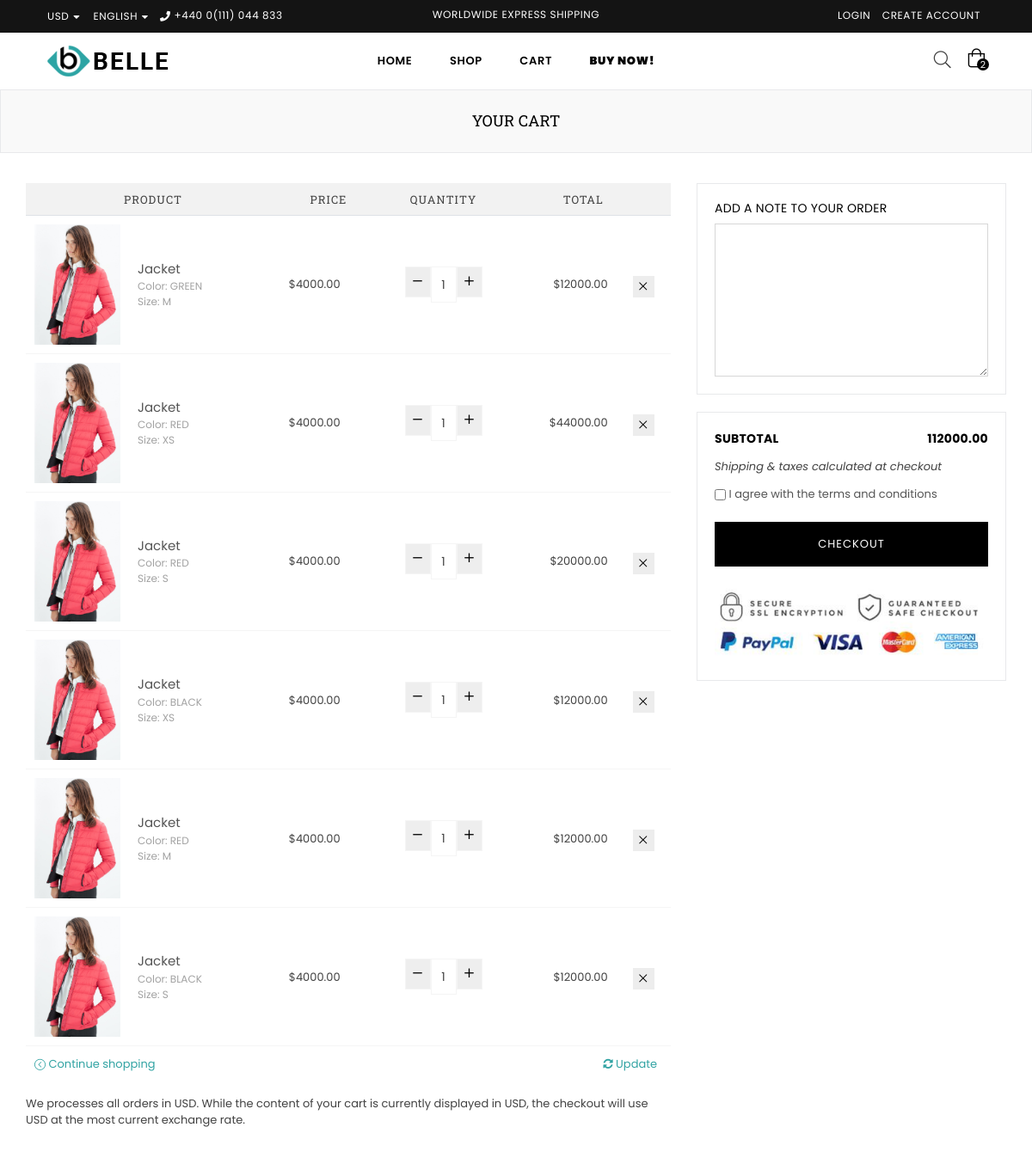
Page /shop/cart/ (upper part) on the earlier database version.
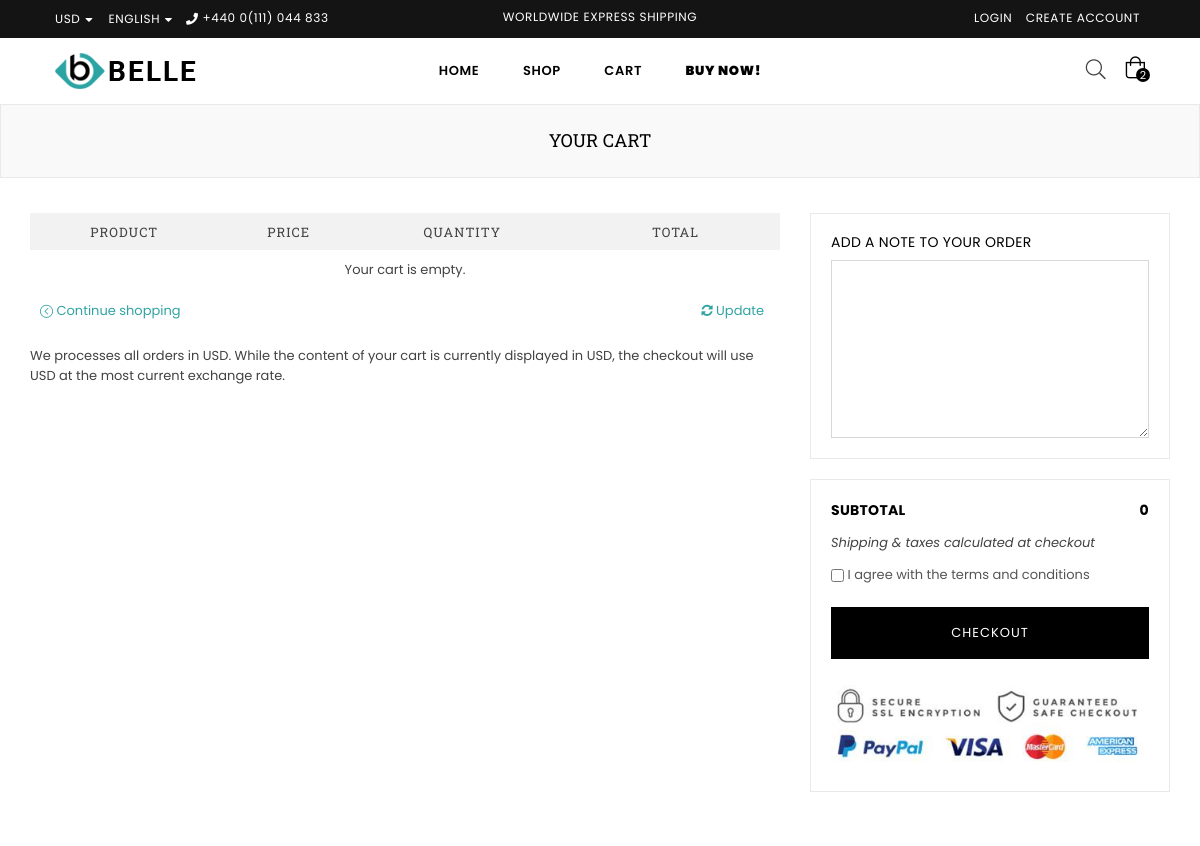
Same page on the later database version.
### app/models.py (models this page shows, shortened)
class CartItem(models.Model):
    cart = models.ForeignKey(Cart, on_delete=models.CASCADE)
    product = models.ForeignKey(Product, on_delete=models.CASCADE)
    color = models.ForeignKey(Color, on_delete=models.CASCADE)
    size = models.ForeignKey(Size, on_delete=models.CASCADE)
    quantity = models.PositiveIntegerField(default=1)

class Product(models.Model):
    name = models.CharField(max_length=255)
    description = models.TextField()
    price = models.DecimalField(max_digits=10, decimal_places=2)
    slug= models.SlugField(unique=True)
    discounted_price = models.DecimalField(max_digits=10, decimal_places=2, null=True, blank=True)
    SKU = models.CharField(max_length=50, unique=True)
    stock = models.IntegerField()
    rating = models.FloatField()
    reviews_count = models.IntegerField()
    in_stock = models.BooleanField(default=True)
    is_new = models.BooleanField(default=False)
    is_on_sale = models.BooleanField(default=False)
    available_colors = models.ManyToManyField(Color, blank=True)
    available_sizes = models.ManyToManyField(Size, blank=True)
    product_type = models.CharField(max_length=50)
    collection = models.CharField(max_length=100)
    main_image = models.ImageField(upload_to='app/images/product_images/')
    hover_image = models.ImageField(upload_to='app/images/product_images/', blank=True, null=True)
    discount_percentage = models.IntegerField(null=True, blank=True)
    limited_stock_message = models.CharField(max_length=255, null=True, blank=True)
    is_featured= models.BooleanField(default=False)
    brand = models.ForeignKey(Brand, on_delete=models.CASCADE, null=True)
    tags = models.ManyToManyField(Tag, blank=True)

class Color(models.Model):
    name = models.CharField(max_length=50, unique=True)  # e.g., "Red", "Black"
    code = models.CharField(max_length=7, unique=True)  # e.g., "#FF0000"

class Size(models.Model):
    name = models.CharField(max_length=10, unique=True)  # e.g., "XS", "S", "M", "L", "XL"

### app/views.py (the view, shortened to what this page needs)
# urls.py: path('cart/', views.cart_page, name='cart'),
def cart_page(request):
    if request.user.is_authenticated:
        cart, created = Cart.objects.get_or_create(user=request.user)
    else:
        session_key = request.session.session_key
        if not session_key:
            request.session.create()
            session_key = request.session.session_key
        cart, created = Cart.objects.get_or_create(session_key=session_key)
    if 'remove_item' in request.GET:
        item_id = request.GET.get('remove_item')
        cart_item = get_object_or_404(CartItem, id=item_id, cart=cart)
        cart_item.delete()
        return redirect('cart')  # Refresh the cart page after removing the item
    cart_items = cart.cartitem_set.all()
    for item in cart_items:
        item.total_price = item.product.price * item.quantity
    subtotal = sum(item.product.price * item.quantity for item in cart_items)
    context = {
        'cart': cart,
        'cart_items': cart_items,
        'subtotal':subtotal,
    }
    return render(request, 'app/cart.html', context)

### app/templates/app/cart.html (shortened to what the changed rows need)
{% extends 'base.html' %}
    {% load static %}
    {% block content %}
    <div id="page-content">
    	<div class="page section-header text-center">
			<div class="page-title">
        		<div class="wrapper"><h1 class="page-width">Your cart</h1></div>
      		</div>
		</div>
        <div class="container">
        	<div class="row">
                <div class="col-12 col-sm-12 col-md-8 col-lg-8 main-col">
                	<form action="#" method="post" class="cart style2">
                		<table>
                            <thead class="cart__row cart__header">
                                <tr>
                                    <th colspan="2" class="text-center">Product</th>
                                    <th class="text-center">Price</th>
                                    <th class="text-center">Quantity</th>
                                    <th class="text-right">Total</th>
                                    <th class="action">&nbsp;</th>
                                </tr>
                            </thead>
                    		<tbody>
                                {% for item in cart_items %}
                                <tr class="cart__row border-bottom line1 cart-flex border-top">
                                    <td class="cart__image-wrapper cart-flex-item">
                                        <a href="{% url 'shop'  %}"><img class="cart__image" src="{{ item.product.main_image.url }}" alt="Elastic Waist Dress - Navy / Small"></a>
                                    </td>
                                    <td class="cart__meta small--text-left cart-flex-item">
                                        <div class="list-view-item__title">
                                            <a href="#">{{item.product.name}} </a>
                                        </div>
                                        <div class="cart__meta-text">
                                            Color: {{ item.color.name }}<br>Size: {{ item.size.name }}<br>
                                        </div>
                                    </td>
                                    <td class="cart__price-wrapper cart-flex-item">
                                        <span class="money">${{ item.product.price }}</span>
                                    </td>
                                    <td class="cart__update-wrapper cart-flex-item text-right">
                                        <div class="cart__qty text-center">
                                            <div class="qtyField">
                                                <a class="qtyBtn minus" href="javascript:void(0);"><i class="fa anm anm-minus-r" aria-hidden="true"></i></a>
                                                <input type="text" id="Quantity" name="quantity" value="1" class="product-form__input qty">
                                                <a class="qtyBtn plus" href="javascript:void(0);"><i class="fa anm anm-plus-r" aria-hidden="true"></i></a>
                                            </div>
                                        </div>
                                    </td>
                                    <td class="text-right small--hide cart-price">
                                        <div><span class="money">${{ item.total_price }}</span></div>
                                    </td>
                                    <td class="text-center small--hide"><a href="?remove_item={{ item.id }}" class="btn btn--secondary cart__remove" title="Remove tem"><i class="icon icon anm anm-times-l"></i></a></td>
                                </tr>
                                {% empty %}
                                <tr>
                                    <td colspan="6" class="text-center">Your cart is empty.</td>
                                </tr>
                                {% endfor %}
                            </tbody>
                    </table>
                    </form>
               	</div>
                <div class="col-12 col-sm-12 col-md-4 col-lg-4 cart__footer">
                    <div class="solid-border">
                      <div class="row">
                        <span class="col-12 col-sm-6 cart__subtotal-title cart__subtotal text-right"><span class="money">{{subtotal}}</span></span>
                      </div>
                    </div>
                </div>
            </div>
        </div>
    </div>
{% endblock content %}

Differences in the rows shown:
removed CartItem: product.main_image (picture), product.name "Jacket", color.name "GREEN", size.name "M", product.price "4000.00", total_price "12000.00"
removed CartItem: product.main_image (picture), product.name "Jacket", color.name "RED", size.name "XS", product.price "4000.00", total_price "44000.00"
removed CartItem: product.main_image (picture), product.name "Jacket", color.name "RED", size.name "S", product.price "4000.00", total_price "20000.00"
removed CartItem: product.main_image (picture), product.name "Jacket", color.name "BLACK", size.name "XS", product.price "4000.00", total_price "12000.00"
removed CartItem: product.main_image (picture), product.name "Jacket", color.name "RED", size.name "M", product.price "4000.00", total_price "12000.00"
removed CartItem: product.main_image (picture), product.name "Jacket", color.name "BLACK", size.name "S", product.price "4000.00", total_price "12000.00"
Other differences:
{{ subtotal }}: "112000.00" → "0"
text now shown: "Your cart is empty."
